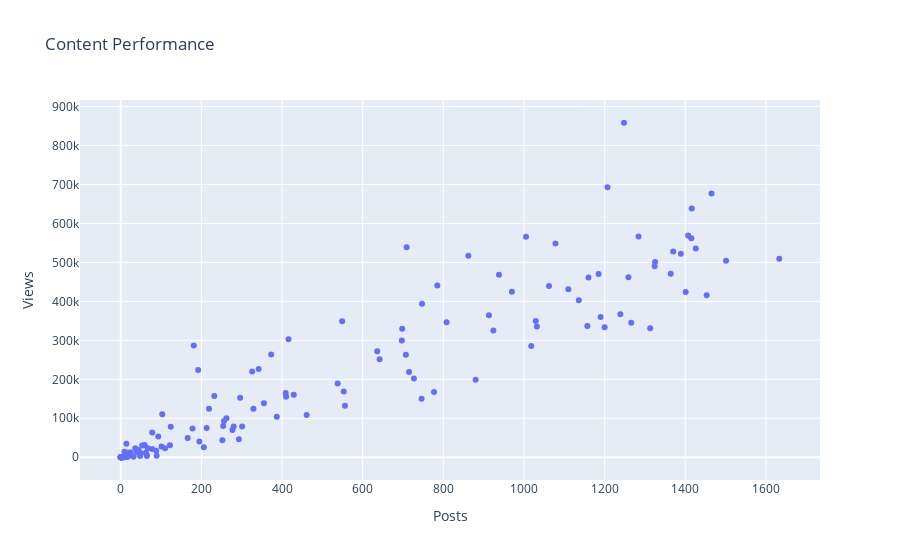

The cell this chart's notebook holds for it:
### Markdown cell above
Here, as the team size increases, it also increases the overall number of posts views per team. Those visualizations can be in posts inside of their groups or any other public posts in platform open to any reader. It does not count unique visualizations. That means that, if a user views the same post 100 times, it will count as 100 views (not as 1).

### Code cell
# Posts vs Views
fig = px.scatter(x=teamactivity.posts, y=teamactivity.views,
                 labels={'x':'Posts', 'y':'Views'},
                  title='Content Performance')
fig.show()

### Figure 1 — Plotly figure (JSON) as saved in the notebook; plotly's stock layout.template omitted (floating-point values rounded to 4 significant figures; data arrays with more than 128 entries replaced by an {"elided": "..."} marker saying what was removed)
{"data": [{"hoverlabel": {"namelength": 0}, "hovertemplate": "Posts=%{x}<br>Views=%{y}", "legendgroup": "", "marker": {"color": "#636efa", "symbol": "circle"}, "mode": "markers", "name": "", "showlegend": false, "type": "scatter", "x": {"elided": "150 int values"}, "xaxis": "x", "y": {"elided": "150 float values"}, "yaxis": "y"}], "layout": {"autosize": true, "legend": {"tracegroupgap": 0}, "title": {"text": "Content Performance"}, "xaxis": {"anchor": "y", "autorange": true, "domain": [0, 1], "range": [-103.2, 1736.0], "title": {"text": "Posts"}, "type": "linear"}, "yaxis": {"anchor": "x", "autorange": true, "domain": [0, 1], "range": [-62870.0, 921200.0], "title": {"text": "Views"}, "type": "linear"}}}
